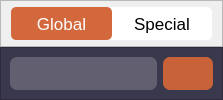
               <widget class="QFrame" name="frame_5">
                <property name="minimumSize">
                 <size>
                  <width>0</width>
                  <height>100</height>
                 </size>
                </property>
                <property name="maximumSize">
                 <size>
                  <width>16777215</width>
                  <height>100</height>
                 </size>
                </property>
                <property name="styleSheet">
                 <string notr="true"/>
                </property>
                <property name="frameShape">
                 <enum>QFrame::NoFrame</enum>
                </property>
                <property name="frameShadow">
                 <enum>QFrame::Raised</enum>
                </property>
                <layout class="QVBoxLayout" name="verticalLayout_3">
                 <property name="spacing">
                  <number>0</number>
                 </property>
                 <property name="leftMargin">
                  <number>0</number>
                 </property>
                 <property name="topMargin">
                  <number>0</number>
                 </property>
                 <property name="rightMargin">
                  <number>0</number>
                 </property>
                 <property name="bottomMargin">
                  <number>0</number>
                 </property>
                 <item>
                  <widget class="QFrame" name="frame_6">
                   <property name="styleSheet">
                    <string notr="true"/>
                   </property>
                   <property name="frameShape">
                    <enum>QFrame::StyledPanel</enum>
                   </property>
                   <property name="frameShadow">
                    <enum>QFrame::Raised</enum>
                   </property>
                   <layout class="QHBoxLayout" name="horizontalLayout_4">
                    <property name="spacing">
                     <number>0</number>
                    </property>
                    <property name="leftMargin">
                     <number>10</number>
                    </property>
                    <property name="topMargin">
                     <number>0</number>
                    </property>
                    <property name="rightMargin">
                     <number>10</number>
                    </property>
                    <property name="bottomMargin">
                     <number>0</number>
                    </property>
                    <item>
                     <widget class="QFrame" name="frame_8">
                      <property name="minimumSize">
                       <size>
                        <width>0</width>
                        <height>33</height>
                       </size>
                      </property>
                      <property name="maximumSize">
                       <size>
                        <width>16777215</width>
                        <height>33</height>
                       </size>
                      </property>
                      <property name="styleSheet">
                       <string notr="true">background-color: rgb(255, 255, 255);
border-radius: 7px;</string>
                      </property>
                      <property name="frameShape">
                       <enum>QFrame::NoFrame</enum>
                      </property>
                      <property name="frameShadow">
                       <enum>QFrame::Raised</enum>
                      </property>
                      <layout class="QHBoxLayout" name="horizontalLayout_5">
                       <property name="spacing">
                        <number>0</number>
                       </property>
                       <property name="leftMargin">
                        <number>0</number>
                       </property>
                       <property name="topMargin">
                        <number>0</number>
                       </property>
                       <property name="rightMargin">
                        <number>0</number>
                       </property>
                       <property name="bottomMargin">
                        <number>0</number>
                       </property>
                       <item>
                        <widget class="QPushButton" name="globalBtn">
                         <property name="minimumSize">
                          <size>
                           <width>0</width>
                           <height>33</height>
                          </size>
                         </property>
                         <property name="maximumSize">
                          <size>
                           <width>16777215</width>
                           <height>33</height>
                          </size>
                         </property>
                         <property name="font">
                          <font>
                           <pointsize>13</pointsize>
                           <bold>false</bold>
                          </font>
                         </property>
                         <property name="styleSheet">
                          <string notr="true">QPushButton {
	border: none;
	background-color: rgb(211, 104, 60);
	border-radius: 5px;
	color: #fff;
}</string>
                         </property>
                         <property name="text">
                          <string>Global</string>
                         </property>
                        </widget>
                       </item>
                       <item>
                        <widget class="QPushButton" name="specialBtn">
                         <property name="minimumSize">
                          <size>
                           <width>0</width>
                           <height>33</height>
                          </size>
                         </property>
                         <property name="maximumSize">
                          <size>
                           <width>16777215</width>
                           <height>33</height>
                          </size>
                         </property>
                         <property name="font">
                          <font>
                           <pointsize>13</pointsize>
                           <bold>false</bold>
                          </font>
                         </property>
                         <property name="styleSheet">
                          <string notr="true">QPushButton {
	border: none;
	background-color: #fff;
	border-radius: 5px;
	color: #000;
}</string>
                         </property>
                         <property name="text">
                          <string>Special</string>
                         </property>
                        </widget>
                       </item>
                      </layout>
                     </widget>
                    </item>
                   </layout>
                  </widget>
                 </item>
                 <item>
                  <widget class="QFrame" name="frame_7">
                   <property name="styleSheet">
                    <string notr="true">background-color: rgb(58, 56, 77);</string>
                   </property>
                   <property name="frameShape">
                    <enum>QFrame::StyledPanel</enum>
                   </property>
                   <property name="frameShadow">
                    <enum>QFrame::Raised</enum>
                   </property>
                   <layout class="QHBoxLayout" name="horizontalLayout_7">
                    <item>
                     <widget class="QLineEdit" name="lineEdit">
                      <property name="minimumSize">
                       <size>
                        <width>0</width>
                        <height>33</height>
                       </size>
                      </property>
                      <property name="maximumSize">
                       <size>
                        <width>16777215</width>
                        <height>33</height>
                       </size>
                      </property>
                      <property name="font">
                       <font>
                        <pointsize>11</pointsize>
                       </font>
                      </property>
                      <property name="styleSheet">
                       <string notr="true">QLineEdit {
	border: none;
	color: #fff;
	padding-left: 7px;
	border-radius: 7px;
	background-color: rgb(97, 95, 112);
}</string>
                      </property>
                      <property name="clearButtonEnabled">
                       <bool>true</bool>
                      </property>
                     </widget>
                    </item>
                    <item>
                     <widget class="QPushButton" name="pushButton_4">
                      <property name="minimumSize">
                       <size>
                        <width>50</width>
                        <height>33</height>
                       </size>
                      </property>
                      <property name="maximumSize">
                       <size>
                        <width>50</width>
                        <height>33</height>
                       </size>
                      </property>
                      <property name="styleSheet">
                       <string notr="true">border: none;
border-radius: 7px;
background-color: rgb(200, 98, 56);</string>
                      </property>
                      <property name="text">
                       <string/>
                      </property>
                      <property name="icon">
                       <iconset resource="../assets/resources.qrc">
                        <normaloff>:/icons/refresh.png</normaloff>:/icons/refresh.png</iconset>
                      </property>
                      <property name="iconSize">
                       <size>
                        <width>25</width>
                        <height>25</height>
                       </size>
                      </property>
                     </widget>
                    </item>
                   </layout>
                  </widget>
                 </item>
                </layout>
               </widget>
